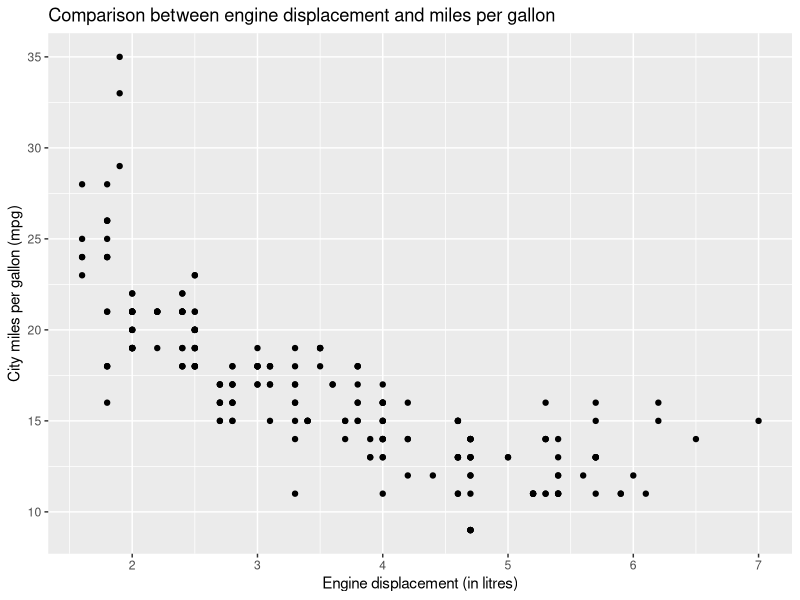
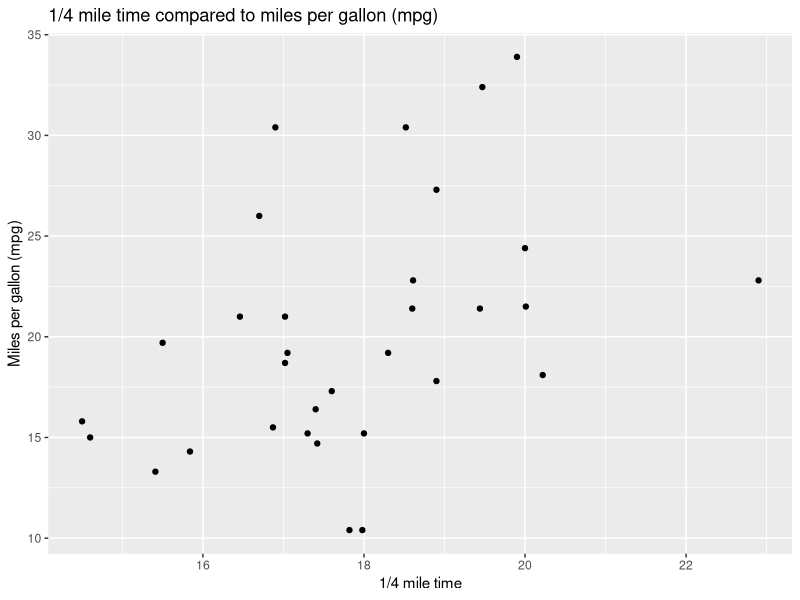
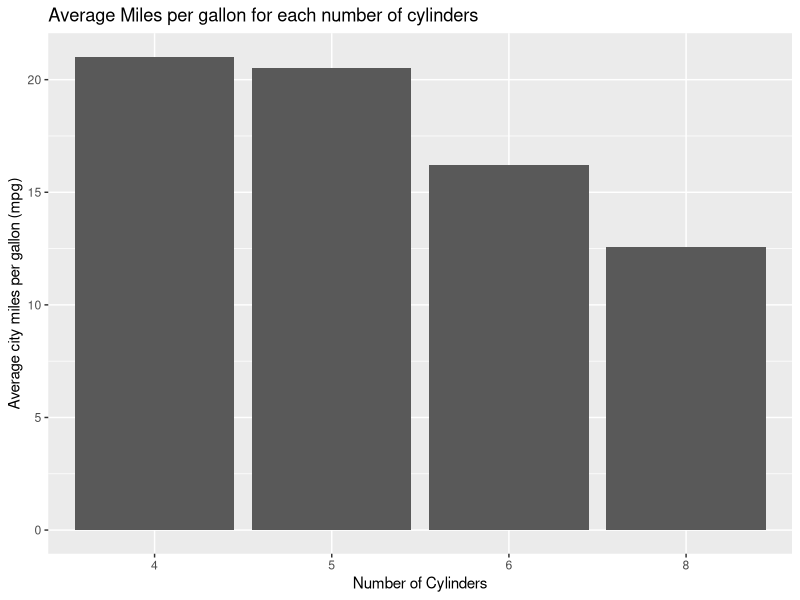
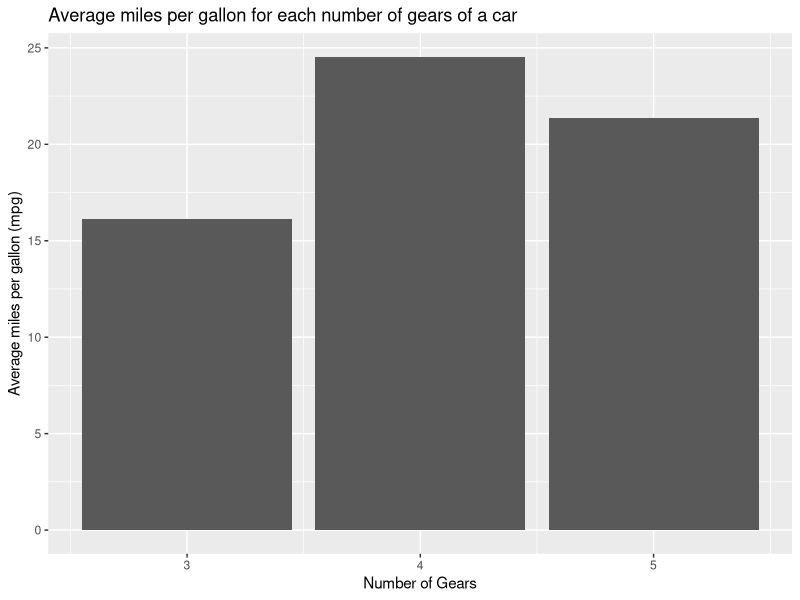
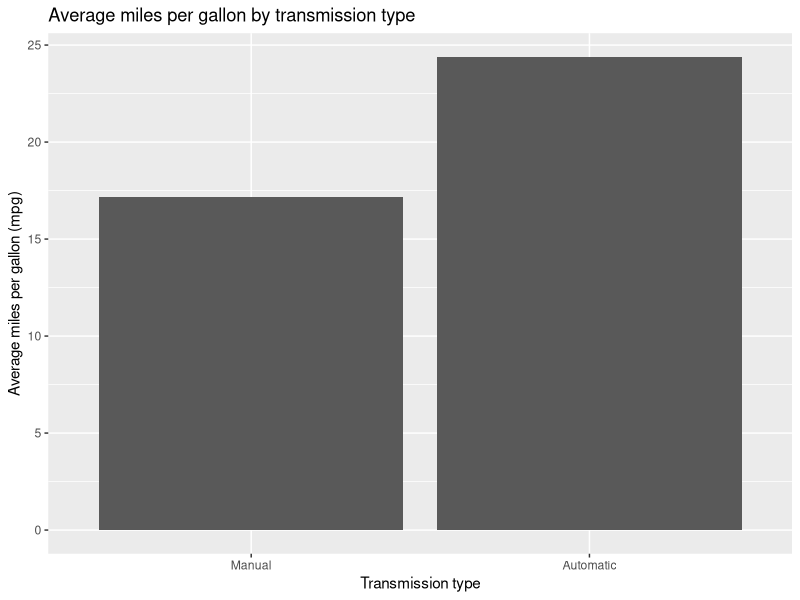
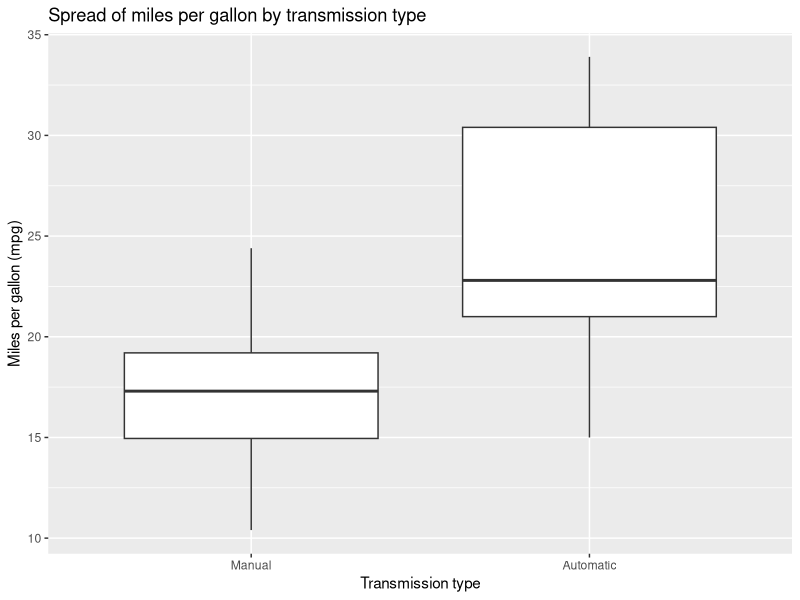
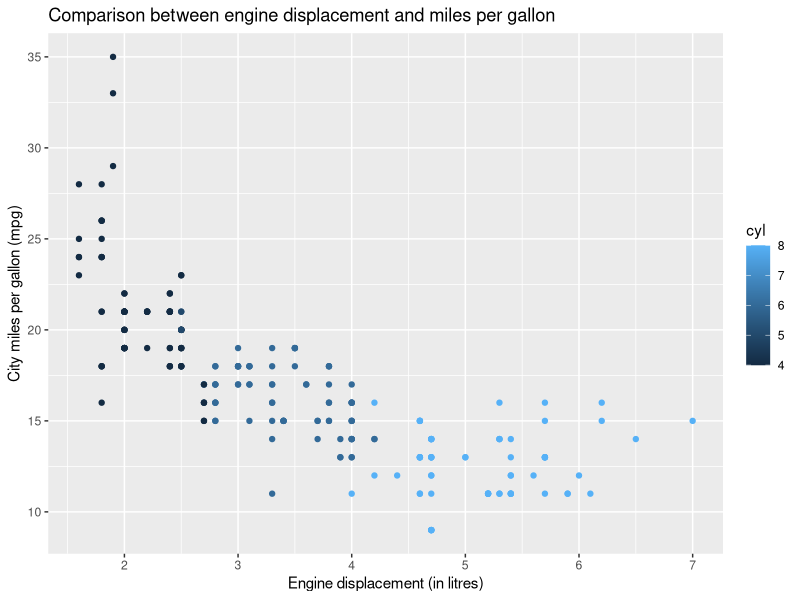
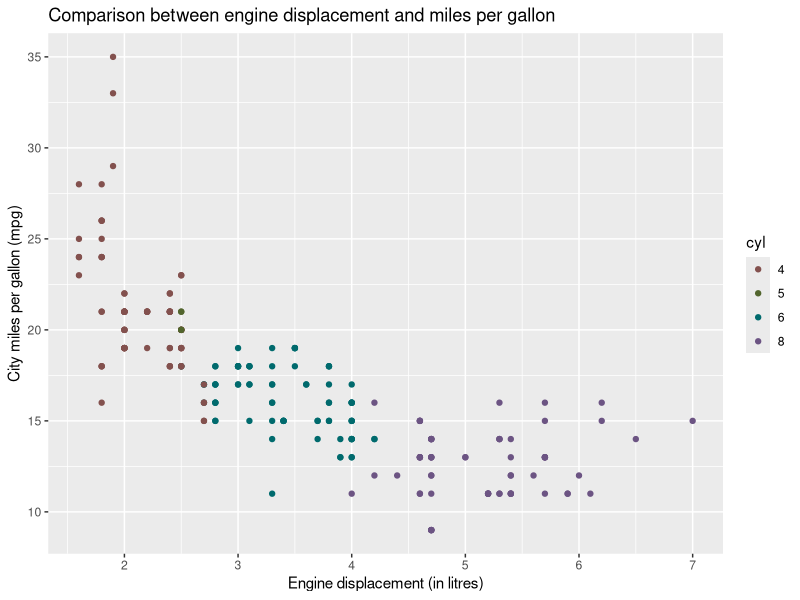

These figures' R source, in order:
## ---- chunk 1
data(mtcars)
data(mpg)
library(ggplot2)
library(tidyverse)
library("ggpubr")
## ---- chunk 2
mpg
## ---- chunk 3
mtcars
## ---- chunk 4
ggplot(mpg, aes(displ, cty)) +
  geom_point() +
  labs(x = "Engine displacement (in litres)", y = "City miles per gallon (mpg)", title = "Comparison between engine displacement and miles per gallon")
## ---- chunk 5
cor(mpg$cty, mpg$displ, method="pearson")
## ---- chunk 6
mtcars %>%
  ggplot(aes(qsec, mpg)) +
  geom_point() + 
  labs(x = "1/4 mile time", y = "Miles per gallon (mpg)", title = "1/4 mile time compared to miles per gallon (mpg)")
## ---- chunk 7
cor(mtcars$mpg, mtcars$qsec, method="pearson")
## ---- chunk 8
mpg_cyl <- mpg
mpg_cyl$cyl <- mpg_cyl$cyl %>% factor(levels = c(4, 5, 6, 8))

mpg_cyl %>%
  group_by(cyl) %>%
  summarize(avg_mpg = mean(cty)) %>%
  ggplot(aes(cyl, avg_mpg)) +
  geom_col() +
  labs(x = "Number of Cylinders", y = "Average city miles per gallon (mpg)", title = "Average Miles per gallon for each number of cylinders")
## ---- chunk 9
cor(mpg$cty, mpg$cyl, method="spearman")
## ---- chunk 10
mtcars %>%
  group_by(gear) %>%
  summarize(avg_mpg = mean(mpg)) %>%
  ggplot(aes(x = gear, y = avg_mpg)) +
  geom_col() +
  labs(x = "Number of Gears", y = "Average miles per gallon (mpg)", title = "Average miles per gallon for each number of gears of a car")
## ---- chunk 11
cor(mtcars$mpg, mtcars$gear, method="spearman")
## ---- chunk 12
mtcars_am <- mtcars
mtcars_am$am <- mtcars_am$am %>% factor(levels=c(0, 1), labels=c("Manual", "Automatic"))

mtcars_am %>%
  group_by(am) %>%
  summarize(avg_mpg = mean(mpg)) %>%
  ggplot(aes(am, avg_mpg)) +
  geom_col() + 
  labs(x = "Transmission type", y = "Average miles per gallon (mpg)", title = "Average miles per gallon by transmission type")
## ---- chunk 13
mtcars_am %>%
  ggplot(aes(x = am, y = mpg)) + 
  geom_boxplot() +
  labs(x = "Transmission type", y = "Miles per gallon (mpg)", title = "Spread of miles per gallon by transmission type")
## ---- chunk 14
ggplot(mpg, aes(displ, cty, color=cyl)) +
  geom_point() +
  labs(x = "Engine displacement (in litres)", y = "City miles per gallon (mpg)", title = "Comparison between engine displacement and miles per gallon")
## ---- chunk 15
ggplot(mpg_cyl, aes(displ, cty, color=cyl)) +
  geom_point() +
  scale_color_hue(l=40, c=35) +
  labs(x = "Engine displacement (in litres)", y = "City miles per gallon (mpg)", title = "Comparison between engine displacement and miles per gallon")
## ---- chunk 16
mpg_manu <- mpg %>%
  group_by(manufacturer) %>%
  summarize(avg_mpg = mean(cty)) %>%
  arrange(avg_mpg) %>%
  slice(1:5)

pie(mpg_manu$avg_mpg, labels= mpg_manu$manufacturer, col=rainbow(length(mpg_manu$manufacturer)), main="Average city miles per gallon (mpg) per manufacturer")
## ---- chunk 17
mpg_manu %>% ggplot(aes(manufacturer, avg_mpg, fill = manufacturer)) +
  geom_col() +
  labs(x = "Manufacturer", y = "Average city miles per gallon (mpg)", title = "Average city miles per gallon (mpg) per manufacturer")
## ---- chunk 18
ggplot(mpg, aes(displ, cty)) +
  geom_point() +
  scale_y_log10() +
  labs(x = "Engine displacement (in litres)", y = "City miles per gallon (mpg, log10)", title = "Comparison between engine displacement and miles per gallon")
